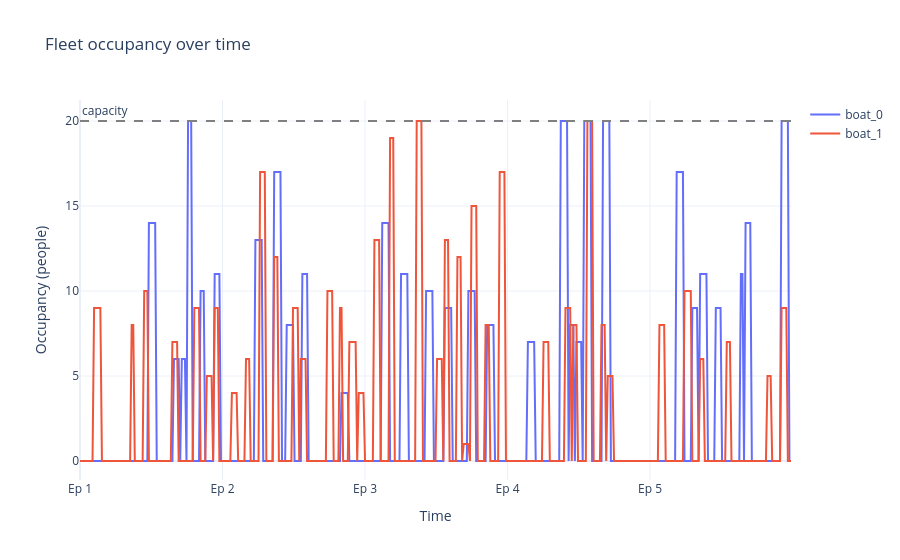

Notebook source saved alongside this figure:
### Code cell
fig = viz.graficar_ocupacion_flota(corrida_ganadora)
fig.write_html(str(OUT_COMPARACION / f"ocupacion_flota_{ganador}.html"))
fig.show()

### Figure 1 — Plotly figure (JSON) as saved in the notebook; plotly's stock layout.template omitted (floating-point values rounded to 4 significant figures; data arrays with more than 128 entries replaced by an {"elided": "..."} marker saying what was removed)
{"data": [{"customdata": {"elided": "455 str values"}, "hovertemplate": "%{customdata}<br>occupancy: %{y}<extra>%{fullData.name}</extra>", "mode": "lines", "name": "boat_0", "type": "scatter", "x": {"elided": "455 int values"}, "y": {"elided": "455 int values"}}, {"customdata": {"elided": "455 str values"}, "hovertemplate": "%{customdata}<br>occupancy: %{y}<extra>%{fullData.name}</extra>", "mode": "lines", "name": "boat_1", "type": "scatter", "x": {"elided": "455 int values"}, "y": {"elided": "455 int values"}}], "layout": {"annotations": [{"showarrow": false, "text": "capacity", "x": 0, "xanchor": "left", "xref": "x domain", "y": 20, "yanchor": "bottom", "yref": "y"}], "shapes": [{"line": {"color": "grey", "dash": "dash"}, "type": "line", "x0": 0, "x1": 1, "xref": "x domain", "y0": 20, "y1": 20, "yref": "y"}], "title": {"text": "Fleet occupancy over time"}, "xaxis": {"tickmode": "array", "ticktext": ["Ep 1", "Ep 2", "Ep 3", "Ep 4", "Ep 5"], "tickvals": [0, 91, 182, 273, 364], "title": {"text": "Time"}}, "yaxis": {"title": {"text": "Occupancy (people)"}}}}
